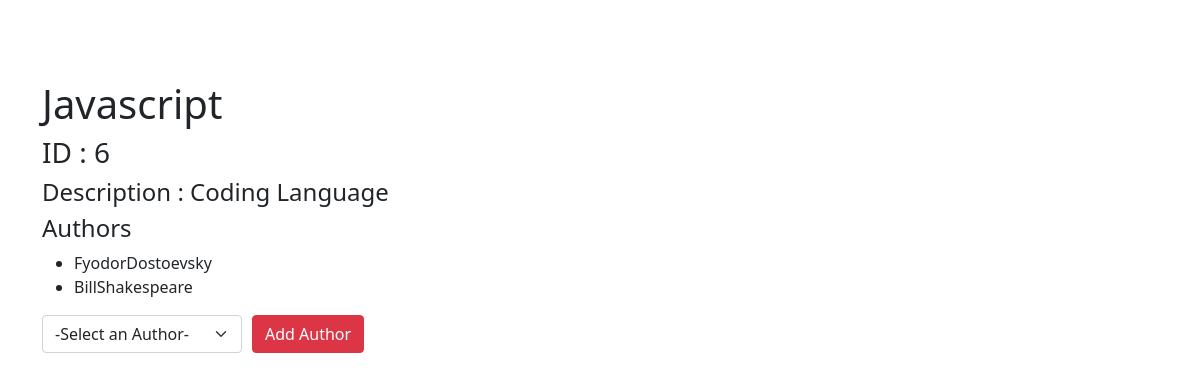
The page /book/6 on the database its author committed.
### books_app/models.py (models this page shows)
class book(models.Model):
    author = models.ManyToManyField(author , related_name = 'books' )
    title = models.CharField(max_length=255)
    desc = models.TextField()
    created_at = models.DateTimeField(auto_now_add=True)
    updated_at = models.DateTimeField(auto_now=True)

class author(models.Model):
    first_name = models.CharField(max_length=45)
    last_name = models.CharField(max_length=45)
    notes = models.TextField(null=True)
    created_at = models.DateTimeField(auto_now_add=True)
    updated_at = models.DateTimeField(auto_now=True)

### books_app/views.py (the view)
# urls.py: path('book/<int:id>' , views.desc),
def desc(request , id):
    book = id
    context = {
        'details': models.book_info(id=book),
        'authors' : models.filter_author(id=book)
    }
    return render(request , 'book_info.html',context )

### books_app/models.py (called while the page is built)
def book_info(id):
    return book.objects.get(id=id)

def filter_author(id):
    thebook = book.objects.get(id=id)
    x = thebook.author.all().values('id')
    return author.objects.all()

### books_app/templates/book_info.html (shortened to what this page needs)
<!DOCTYPE html>
<html lang="en">
<head>
    {% load static %}
    <link rel="stylesheet" href="{% static 'css/style2.css' %}">
    <link href="https://cdn.jsdelivr.net/npm/bootstrap@5.0.2/dist/css/bootstrap.min.css" rel="stylesheet"
>
</head>
<body>
    <div class="container">
        <h1>{{details.title}}</h1>
        <h3>ID : {{details.id}}</h3>
        <h4>Description : {{details.desc}}</h4>
        <h4>Authors</h4>
        <div class="list">
            <ul>
                {%for author in details.author.all%}
                <li>{{author.first_name}}{{author.last_name}}</li>
                {%endfor%}
            </ul>
        </div>
        <form class="select" action="/add_author/{{details.id}}" method="post">
                <select id="select" name="selected" class="form-select" aria-label="Default select example">
                    <option selected>-Select an Author-</option>
                </select>
                <button type="submit" id="btn" class="btn btn-danger">Add Author</button>
        </form>
    </div>
</body>
</html>

### books_app/static/css/style2.css (style rules this page uses)
* { margin: 0; padding: 0; }
.container { width: 200px; margin: 0 auto; margin-top: 80px; }
.list { width: 200px; }
h1 , h3 , h4 , p { margin: 20px , 20px , 20px , 20px; }
.select { display: flex; }
#btn { margin-left: 10px; }
#select { width: 200px; }

### rows shown on the page
book: title "Javascript", id "6", desc "Coding Language"
author: first_name "Fyodor", last_name "Dostoevsky"
author: first_name "Bill", last_name "Shakespeare"
